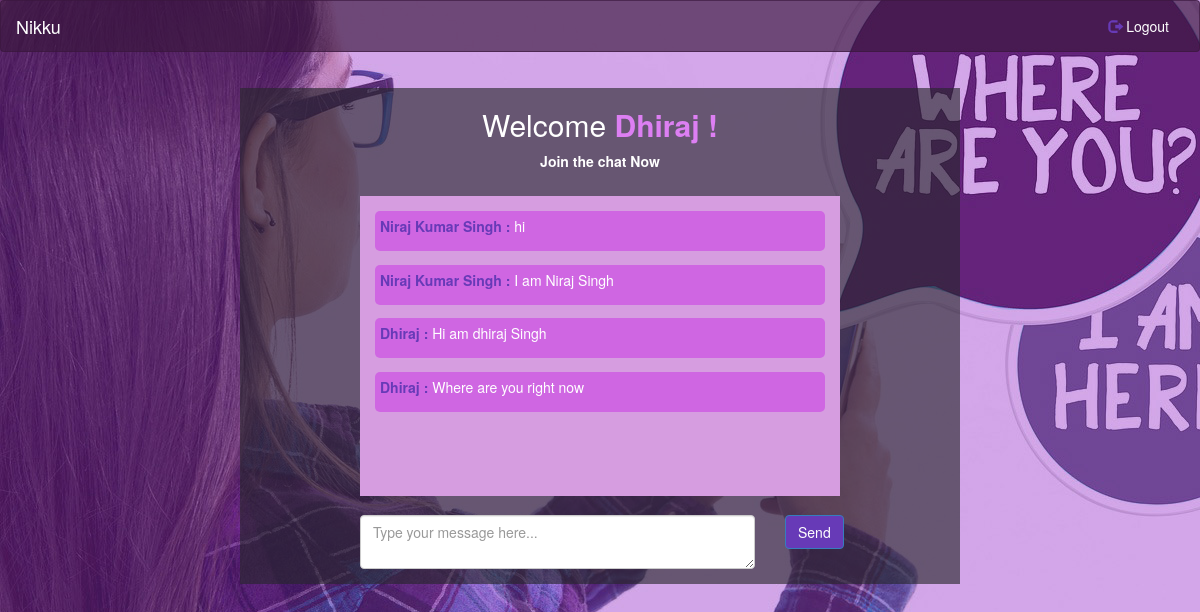
/chatpage.php (signed in), run on the app's committed database.
### tables this page shows
CREATE TABLE `chat` (
  `id` int(11) NOT NULL,
  `name` varchar(255) DEFAULT NULL,
  `message` text DEFAULT NULL,
  `created_on` timestamp NOT NULL DEFAULT current_timestamp() ON UPDATE current_timestamp()
);

### chatpage.php (the view, shortened to what this page needs)
<?php
	if(isset($_SESSION['name']))
	{
		include "layouts/header2.php";
		include "config.php";
		$sql="SELECT * FROM `chat`";
		$query = mysqli_query($conn,$sql);
?>
<div class="container">
  <center><h2>Welcome <span style="color:#dd7ff3;"><?php echo $_SESSION['name']; ?> !</span></h2>
	<label>Join the chat Now</label>
  </center></br>
  <div class="display-chat">
<?php
	if(mysqli_num_rows($query)>0)
	{
		while($row= mysqli_fetch_assoc($query))
		{
?>
		<div class="message">
			<p>
				<span><?php echo $row['name']; ?> :</span>
				<?php echo $row['message']; ?>
			</p>
		</div>
<?php
		}
	}
?>
  </div>
  <form class="form-horizontal" method="post" action="sendMessage.php">
    <div class="form-group">
      <div class="col-sm-10">
        <textarea name="msg" class="form-control" placeholder="Type your message here..."></textarea>
      </div>
      <div class="col-sm-2">
        <button type="submit" class="btn btn-primary">Send</button>
      </div>
    </div>
  </form>
</div>
</body>
</html>
<?php
	}
	else
	{
		header('location:index.php');
	}
?>

### layouts/header2.php (style rules this page uses)
body { background-image:url('images/home.jpg'); background-repeat: repeat-y; width:100%; }

### chatpage.php (style rules this page uses)
h2 { color:white; }
label { color:white; }
span { color:#673ab7; font-weight:bold; }
.container { margin-top: 3%; width: 60%; background-color: #26262b9e; padding-right:10%; padding-left:10%; }
.btn-primary { background-color: #673AB7; }
.display-chat { height:300px; background-color:#d69de0; margin-bottom:4%; overflow:auto; padding:15px; }
.message { background-color: #c616e469; color: white; border-radius: 5px; padding: 5px; margin-bottom: 3%; }

### data on the page
chat: name "Niraj Kumar Singh", message "hi"
chat: name "Niraj Kumar Singh", message "I am Niraj Singh"
chat: name "Dhiraj", message "Hi am dhiraj Singh"
chat: name "Dhiraj", message "Where are you right now"

### other printed values
$_SESSION['name'] "Dhiraj"
